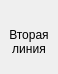
<?xml version="1.0" encoding="UTF-8"?>
<ui version="4.0">
 <class>OnlineStateSelector</class>
 <widget class="QWidget" name="OnlineStateSelector">
  <property name="geometry">
   <rect>
    <x>0</x>
    <y>0</y>
    <width>58</width>
    <height>74</height>
   </rect>
  </property>
  <property name="windowTitle">
   <string>Form</string>
  </property>
  <layout class="QGridLayout" name="gridLayout">
   <property name="leftMargin">
    <number>0</number>
   </property>
   <property name="topMargin">
    <number>0</number>
   </property>
   <property name="rightMargin">
    <number>0</number>
   </property>
   <property name="bottomMargin">
    <number>0</number>
   </property>
   <property name="spacing">
    <number>0</number>
   </property>
   <item row="0" column="0">
    <widget class="QWidget" name="widget" native="true">
     <property name="cursor">
      <cursorShape>PointingHandCursor</cursorShape>
     </property>
     <property name="styleSheet">
      <string notr="true">#widget:hover{
    border-style: solid;
	border-width: 1px;
	border-radius: 4px;
	border-color: #d8d8d8;
}
#widget:pressed{
    background-color: #e8e8e8;
    border-style: solid;
	border-width: 1px;
	border-radius: 4px;
	border-color: #d8d8d8;
}</string>
     </property>
     <layout class="QVBoxLayout" name="verticalLayout">
      <property name="spacing">
       <number>0</number>
      </property>
      <property name="leftMargin">
       <number>4</number>
      </property>
      <property name="topMargin">
       <number>4</number>
      </property>
      <property name="rightMargin">
       <number>4</number>
      </property>
      <property name="bottomMargin">
       <number>4</number>
      </property>
      <item>
       <widget class="QLabel" name="label">
        <property name="sizePolicy">
         <sizepolicy hsizetype="Preferred" vsizetype="Expanding">
          <horstretch>0</horstretch>
          <verstretch>0</verstretch>
         </sizepolicy>
        </property>
        <property name="text">
         <string/>
        </property>
        <property name="pixmap">
         <pixmap resource="Images.qrc">:/Images/Statuses/offline32.png</pixmap>
        </property>
        <property name="scaledContents">
         <bool>false</bool>
        </property>
        <property name="alignment">
         <set>Qt::AlignCenter</set>
        </property>
       </widget>
      </item>
      <item>
       <widget class="QLabel" name="label_2">
        <property name="minimumSize">
         <size>
          <width>50</width>
          <height>0</height>
         </size>
        </property>
        <property name="maximumSize">
         <size>
          <width>80</width>
          <height>16777215</height>
         </size>
        </property>
        <property name="text">
         <string>Вторая линия</string>
        </property>
        <property name="alignment">
         <set>Qt::AlignCenter</set>
        </property>
        <property name="wordWrap">
         <bool>true</bool>
        </property>
       </widget>
      </item>
      <item>
       <widget class="QLabel" name="label_3">
        <property name="sizePolicy">
         <sizepolicy hsizetype="Expanding" vsizetype="Minimum">
          <horstretch>0</horstretch>
          <verstretch>0</verstretch>
         </sizepolicy>
        </property>
        <property name="text">
         <string/>
        </property>
        <property name="pixmap">
         <pixmap resource="Images.qrc">:/Images/d.png</pixmap>
        </property>
        <property name="alignment">
         <set>Qt::AlignCenter</set>
        </property>
        <property name="margin">
         <number>2</number>
        </property>
       </widget>
      </item>
     </layout>
    </widget>
   </item>
  </layout>
 </widget>
 <resources>
  <include location="Images.qrc"/>
 </resources>
 <connections/>
</ui>
